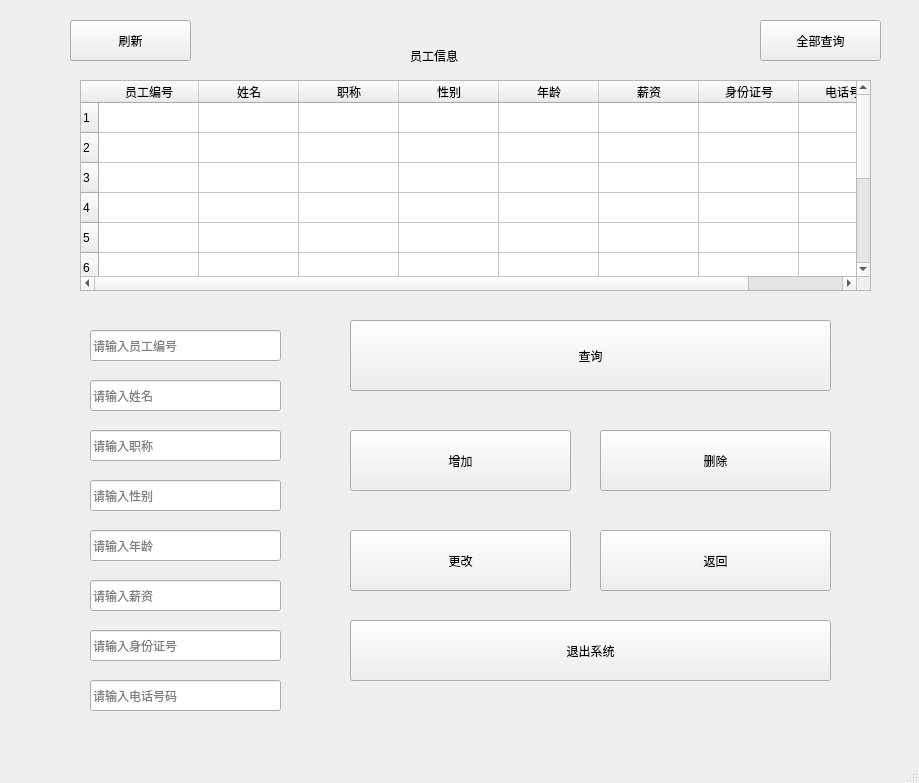
<?xml version="1.0" encoding="UTF-8"?>
<ui version="4.0">
 <class>MainWindow</class>
 <widget class="QMainWindow" name="MainWindow">
  <property name="geometry">
   <rect>
    <x>0</x>
    <y>0</y>
    <width>919</width>
    <height>783</height>
   </rect>
  </property>
  <property name="minimumSize">
   <size>
    <width>919</width>
    <height>783</height>
   </size>
  </property>
  <property name="maximumSize">
   <size>
    <width>919</width>
    <height>783</height>
   </size>
  </property>
  <property name="windowTitle">
   <string>root_员工信息</string>
  </property>
  <widget class="QWidget" name="centralwidget">
   <widget class="QTableWidget" name="tableWidget">
    <property name="geometry">
     <rect>
      <x>80</x>
      <y>80</y>
      <width>791</width>
      <height>211</height>
     </rect>
    </property>
    <row>
     <property name="text">
      <string>1</string>
     </property>
    </row>
    <row>
     <property name="text">
      <string>2</string>
     </property>
    </row>
    <row>
     <property name="text">
      <string>3</string>
     </property>
    </row>
    <row>
     <property name="text">
      <string>4</string>
     </property>
    </row>
    <row>
     <property name="text">
      <string>5</string>
     </property>
    </row>
    <row>
     <property name="text">
      <string>6</string>
     </property>
    </row>
    <row>
     <property name="text">
      <string>7</string>
     </property>
    </row>
    <row>
     <property name="text">
      <string>8</string>
     </property>
    </row>
    <row>
     <property name="text">
      <string>9</string>
     </property>
    </row>
    <row>
     <property name="text">
      <string>10</string>
     </property>
    </row>
    <column>
     <property name="text">
      <string>员工编号</string>
     </property>
    </column>
    <column>
     <property name="text">
      <string>姓名</string>
     </property>
    </column>
    <column>
     <property name="text">
      <string>职称</string>
     </property>
    </column>
    <column>
     <property name="text">
      <string>性别</string>
     </property>
    </column>
    <column>
     <property name="text">
      <string>年龄</string>
     </property>
    </column>
    <column>
     <property name="text">
      <string>薪资</string>
     </property>
    </column>
    <column>
     <property name="text">
      <string>身份证号</string>
     </property>
    </column>
    <column>
     <property name="text">
      <string>电话号码</string>
     </property>
    </column>
   </widget>
   <widget class="QLabel" name="label">
    <property name="geometry">
     <rect>
      <x>410</x>
      <y>30</y>
      <width>141</width>
      <height>51</height>
     </rect>
    </property>
    <property name="styleSheet">
     <string notr="true">font: 18pt &quot;Arial&quot;;</string>
    </property>
    <property name="text">
     <string>员工信息</string>
    </property>
   </widget>
   <widget class="QPushButton" name="pushButton">
    <property name="geometry">
     <rect>
      <x>760</x>
      <y>20</y>
      <width>121</width>
      <height>41</height>
     </rect>
    </property>
    <property name="text">
     <string>全部查询</string>
    </property>
   </widget>
   <widget class="QLineEdit" name="lineEdit">
    <property name="geometry">
     <rect>
      <x>90</x>
      <y>330</y>
      <width>191</width>
      <height>31</height>
     </rect>
    </property>
    <property name="placeholderText">
     <string>请输入员工编号</string>
    </property>
   </widget>
   <widget class="QLineEdit" name="lineEdit_2">
    <property name="geometry">
     <rect>
      <x>90</x>
      <y>380</y>
      <width>191</width>
      <height>31</height>
     </rect>
    </property>
    <property name="placeholderText">
     <string>请输入姓名</string>
    </property>
   </widget>
   <widget class="QLineEdit" name="lineEdit_3">
    <property name="geometry">
     <rect>
      <x>90</x>
      <y>430</y>
      <width>191</width>
      <height>31</height>
     </rect>
    </property>
    <property name="placeholderText">
     <string>请输入职称</string>
    </property>
   </widget>
   <widget class="QLineEdit" name="lineEdit_4">
    <property name="geometry">
     <rect>
      <x>90</x>
      <y>480</y>
      <width>191</width>
      <height>31</height>
     </rect>
    </property>
    <property name="placeholderText">
     <string>请输入性别</string>
    </property>
   </widget>
   <widget class="QLineEdit" name="lineEdit_5">
    <property name="geometry">
     <rect>
      <x>90</x>
      <y>530</y>
      <width>191</width>
      <height>31</height>
     </rect>
    </property>
    <property name="placeholderText">
     <string>请输入年龄</string>
    </property>
   </widget>
   <widget class="QLineEdit" name="lineEdit_6">
    <property name="geometry">
     <rect>
      <x>90</x>
      <y>580</y>
      <width>191</width>
      <height>31</height>
     </rect>
    </property>
    <property name="placeholderText">
     <string>请输入薪资</string>
    </property>
   </widget>
   <widget class="QLineEdit" name="lineEdit_7">
    <property name="geometry">
     <rect>
      <x>90</x>
      <y>630</y>
      <width>191</width>
      <height>31</height>
     </rect>
    </property>
    <property name="placeholderText">
     <string>请输入身份证号</string>
    </property>
   </widget>
   <widget class="QLineEdit" name="lineEdit_8">
    <property name="geometry">
     <rect>
      <x>90</x>
      <y>680</y>
      <width>191</width>
      <height>31</height>
     </rect>
    </property>
    <property name="placeholderText">
     <string>请输入电话号码</string>
    </property>
   </widget>
   <widget class="QPushButton" name="pushButton_2">
    <property name="geometry">
     <rect>
      <x>350</x>
      <y>320</y>
      <width>481</width>
      <height>71</height>
     </rect>
    </property>
    <property name="styleSheet">
     <string notr="true">font: 18pt &quot;Arial&quot;;</string>
    </property>
    <property name="text">
     <string>查询</string>
    </property>
   </widget>
   <widget class="QPushButton" name="pushButton_5">
    <property name="geometry">
     <rect>
      <x>350</x>
      <y>530</y>
      <width>221</width>
      <height>61</height>
     </rect>
    </property>
    <property name="styleSheet">
     <string notr="true">font: 18pt &quot;Arial&quot;;</string>
    </property>
    <property name="text">
     <string>更改</string>
    </property>
   </widget>
   <widget class="QPushButton" name="pushButton_4">
    <property name="geometry">
     <rect>
      <x>600</x>
      <y>430</y>
      <width>231</width>
      <height>61</height>
     </rect>
    </property>
    <property name="styleSheet">
     <string notr="true">font: 18pt &quot;Arial&quot;;</string>
    </property>
    <property name="text">
     <string>删除</string>
    </property>
   </widget>
   <widget class="QPushButton" name="pushButton_3">
    <property name="geometry">
     <rect>
      <x>350</x>
      <y>430</y>
      <width>221</width>
      <height>61</height>
     </rect>
    </property>
    <property name="styleSheet">
     <string notr="true">font: 18pt &quot;Arial&quot;;</string>
    </property>
    <property name="text">
     <string>增加</string>
    </property>
   </widget>
   <widget class="QPushButton" name="pushButton_6">
    <property name="geometry">
     <rect>
      <x>600</x>
      <y>530</y>
      <width>231</width>
      <height>61</height>
     </rect>
    </property>
    <property name="styleSheet">
     <string notr="true">font: 18pt &quot;Arial&quot;;</string>
    </property>
    <property name="text">
     <string>返回</string>
    </property>
   </widget>
   <widget class="QPushButton" name="pushButton_7">
    <property name="geometry">
     <rect>
      <x>350</x>
      <y>620</y>
      <width>481</width>
      <height>61</height>
     </rect>
    </property>
    <property name="styleSheet">
     <string notr="true">font: 18pt &quot;Arial&quot;;</string>
    </property>
    <property name="text">
     <string>退出系统</string>
    </property>
   </widget>
   <widget class="QPushButton" name="pushButton_1">
    <property name="geometry">
     <rect>
      <x>70</x>
      <y>20</y>
      <width>121</width>
      <height>41</height>
     </rect>
    </property>
    <property name="text">
     <string>刷新</string>
    </property>
   </widget>
  </widget>
  <widget class="QMenuBar" name="menubar">
   <property name="geometry">
    <rect>
     <x>0</x>
     <y>0</y>
     <width>919</width>
     <height>26</height>
    </rect>
   </property>
  </widget>
  <widget class="QStatusBar" name="statusbar"/>
 </widget>
 <resources/>
 <connections/>
</ui>
